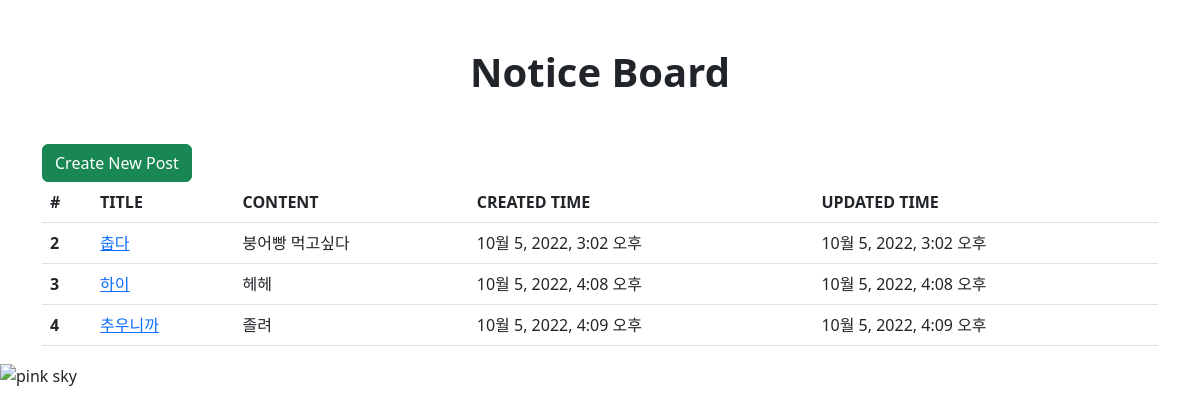
The page / on the database its author committed.
### articles/models.py (models this page shows)
class Article(models.Model):
    title = models.CharField(max_length=20)
    content = models.TextField()
    created_at = models.DateTimeField(auto_now_add=True)
    updated_at = models.DateTimeField(auto_now=True)

### articles/views.py (the view)
# urls.py: path("", views.index, name="index"),
def index(request):
    articles = Article.objects.order_by("created_at")
    context = {
        "articles": articles,
    }
    return render(request, "articles/index.html", context)

### articles/templates/articles/index.html
{% extends 'base.html' %}
{% load static %}
{% block content %}
<h1 class="text-center m-5 fw-bold">Notice Board</h1>
<div class="container">
    <button class="btn btn-success" type="button" onclick="location.href='{% url 'articles:create' %}'">Create New Post
    </button>
    <table class="table">
        <thead>
            <tr>
                <th scope="col">#</th>
                <th scope="col">TITLE</th>
                <th scope="col">CONTENT</th>
                <th scope="col">CREATED TIME</th>
                <th scope="col">UPDATED TIME</th>
            </tr>
        </thead>
        <tbody>
            {% for article in articles %}
            <tr>
                <th scope="row">{{ article.id }}</th>
                <td><a href="{% url 'articles:detail' article.pk %}">{{ article.title }}</a></td>
                <td>{{ article.content }}</td>
                <td>{{ article.created_at }}</td>
                <td>{{ article.updated_at }}</td>
            </tr>
            {% endfor %}
        </tbody>
    </table>
</div>
<img src="{% static 'images/img1.jpg' %}" alt="pink sky">
{% endblock content %}

### templates/base.html (shortened to what this page needs)
<!DOCTYPE html>
<html lang="en">
<head>
    <link href="https://cdn.jsdelivr.net/npm/bootstrap@5.2.1/dist/css/bootstrap.min.css" rel="stylesheet"
>
</head>
<body>
    {% block content %}
    {% endblock content %}
</body>
</html>

### rows shown on the page
Article: id "2", title "춥다", content "붕어빵 먹고싶다", created_at "10월 5, 2022, 3:02 오후", updated_at "10월 5, 2022, 3:02 오후"
Article: id "3", title "하이", content "헤헤", created_at "10월 5, 2022, 4:08 오후", updated_at "10월 5, 2022, 4:08 오후"
Article: id "4", title "추우니까", content "졸려", created_at "10월 5, 2022, 4:09 오후", updated_at "10월 5, 2022, 4:09 오후"
